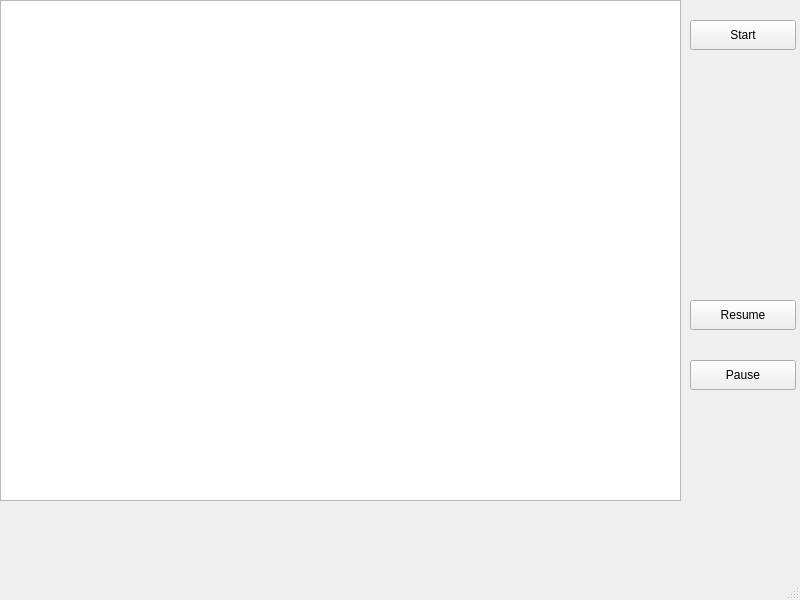
<?xml version="1.0" encoding="UTF-8"?>
<ui version="4.0">
 <class>MainWindow</class>
 <widget class="QMainWindow" name="MainWindow">
  <property name="geometry">
   <rect>
    <x>0</x>
    <y>0</y>
    <width>800</width>
    <height>600</height>
   </rect>
  </property>
  <property name="windowTitle">
   <string>MainWindow</string>
  </property>
  <widget class="QWidget" name="centralwidget">
   <widget class="QGraphicsView" name="gameView">
    <property name="geometry">
     <rect>
      <x>0</x>
      <y>0</y>
      <width>681</width>
      <height>501</height>
     </rect>
    </property>
   </widget>
   <widget class="QPushButton" name="startButton">
    <property name="geometry">
     <rect>
      <x>690</x>
      <y>20</y>
      <width>106</width>
      <height>30</height>
     </rect>
    </property>
    <property name="text">
     <string>Start</string>
    </property>
   </widget>
   <widget class="QPushButton" name="resumeBtn">
    <property name="geometry">
     <rect>
      <x>690</x>
      <y>300</y>
      <width>106</width>
      <height>30</height>
     </rect>
    </property>
    <property name="text">
     <string>Resume</string>
    </property>
   </widget>
   <widget class="QPushButton" name="pauseBtn">
    <property name="geometry">
     <rect>
      <x>690</x>
      <y>360</y>
      <width>106</width>
      <height>30</height>
     </rect>
    </property>
    <property name="text">
     <string>Pause</string>
    </property>
   </widget>
  </widget>
  <widget class="QMenuBar" name="menubar">
   <property name="geometry">
    <rect>
     <x>0</x>
     <y>0</y>
     <width>800</width>
     <height>26</height>
    </rect>
   </property>
  </widget>
  <widget class="QStatusBar" name="statusbar"/>
 </widget>
 <resources/>
 <connections/>
</ui>
